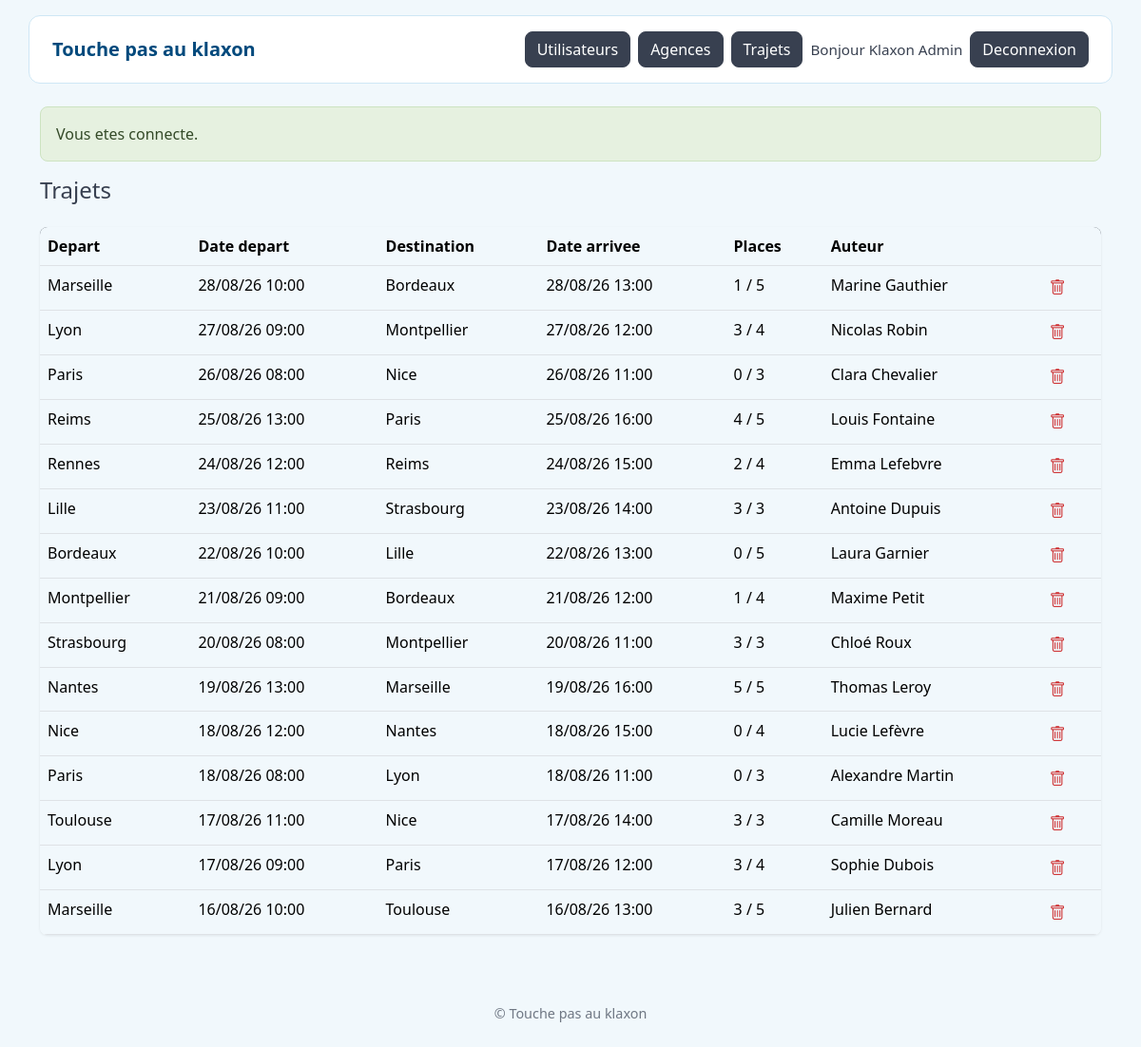
Page /admin/trajets (signed in) on the committed database.
### tables this page shows
CREATE TABLE utilisateur (
    id_utilisateur  INT UNSIGNED AUTO_INCREMENT PRIMARY KEY,
    nom             VARCHAR(80)  NOT NULL,
    prenom          VARCHAR(80)  NOT NULL,
    email           VARCHAR(150) NOT NULL UNIQUE,
    telephone       VARCHAR(20)  NOT NULL,
    mot_de_passe    VARCHAR(255) NOT NULL,
    role            ENUM('utilisateur', 'admin') NOT NULL DEFAULT 'utilisateur'
);

CREATE TABLE trajet (
    id_trajet               INT UNSIGNED AUTO_INCREMENT PRIMARY KEY,
    id_agence_depart        INT UNSIGNED NOT NULL,
    id_agence_arrivee       INT UNSIGNED NOT NULL,
    date_heure_depart       DATETIME NOT NULL,
    date_heure_arrivee      DATETIME NOT NULL,
    nb_places_total         TINYINT UNSIGNED NOT NULL,
    nb_places_disponibles   TINYINT UNSIGNED NOT NULL,
    id_utilisateur          INT UNSIGNED NOT NULL,

    CONSTRAINT fk_trajet_agence_depart
        FOREIGN KEY (id_agence_depart) REFERENCES agence(id_agence)
        ON DELETE RESTRICT ON UPDATE RESTRICT,

    CONSTRAINT fk_trajet_agence_arrivee
        FOREIGN KEY (id_agence_arrivee) REFERENCES agence(id_agence)
        ON DELETE RESTRICT ON UPDATE RESTRICT,

    CONSTRAINT fk_trajet_utilisateur
        FOREIGN KEY (id_utilisateur) REFERENCES utilisateur(id_utilisateur)
        ON DELETE CASCADE ON UPDATE CASCADE,

    CONSTRAINT chk_agences_differentes
        CHECK (id_agence_depart <> id_agence_arrivee),

    CONSTRAINT chk_dates_coherentes
        CHECK (date_heure_arrivee > date_heure_depart),

    CONSTRAINT chk_places_disponibles
        CHECK (nb_places_disponibles <= nb_places_total)
);

CREATE TABLE agence (
    id_agence     INT UNSIGNED AUTO_INCREMENT PRIMARY KEY,
    nom_agence    VARCHAR(100) NOT NULL UNIQUE
);

### src/Core/Controller.php (called while the page is built, shortened)
<?php
abstract class Controller
{
    protected function render(string $view, array $data = []): void
    {
        extract($data);
        $viewFile = dirname(__DIR__) . '/Views/' . $view . '.php';
        $layoutFile = dirname(__DIR__) . '/Views/layouts/main.php';
        require $viewFile;
        $content = ob_get_clean();
        require $layoutFile;
    }
}

### src/Controllers/AdminController.php (called while the page is built, shortened)
<?php
final class AdminController extends Controller
{
    public function trajets(): void
    {
        $this->render('admin/trajets', [
            'title'   => 'Trajets',
            'trajets' => Trajet::all(),
        ]);
    }
}

### public/index.php (called while the page is built, shortened)
<?php
$router = new Router();
$router->dispatch($_SERVER['REQUEST_METHOD'], $_SERVER['REQUEST_URI']);

### src/Models/Trajet.php (called while the page is built, shortened)
<?php
final class Trajet extends Model
{
    public static function all(): array
    {
        $sql = <<<SQL
            SELECT
                t.*,
                ad.nom_agence AS agence_depart,
                aa.nom_agence AS agence_arrivee,
                u.nom AS auteur_nom,
                u.prenom AS auteur_prenom
            FROM trajet t
            INNER JOIN agence ad ON ad.id_agence = t.id_agence_depart
            INNER JOIN agence aa ON aa.id_agence = t.id_agence_arrivee
            INNER JOIN utilisateur u ON u.id_utilisateur = t.id_utilisateur
            ORDER BY t.date_heure_depart DESC
        SQL;
        return self::pdo()->query($sql)->fetchAll();
    }
}

### src/Core/Auth.php (called while the page is built, shortened)
<?php
final class Auth
{
    public static function check(): bool
    {
        return isset($_SESSION[self::SESSION_KEY]);
    }
    public static function user(): ?array
    {
        return User::find((int) $_SESSION[self::SESSION_KEY]);
    }
}

### src/Core/Database.php (called while the page is built, shortened)
<?php
final class Database
{
    private static ?PDO $instance = null;
    public static function getInstance(): PDO
    {
        if (self::$instance === null) {
            $config = require dirname(__DIR__, 2) . '/config/config.php';
            $dsn = sprintf(
                'mysql:host=%s;port=%s;dbname=%s;charset=utf8mb4',
                $config['db']['host'],
                $config['db']['port'],
                $config['db']['name']
            );
            try {
                self::$instance = new PDO(
                    $dsn,
                    $config['db']['user'],
                    $config['db']['password'],
                    [
                        PDO::ATTR_ERRMODE            => PDO::ERRMODE_EXCEPTION,
                        PDO::ATTR_DEFAULT_FETCH_MODE  => PDO::FETCH_ASSOC,
                        PDO::ATTR_EMULATE_PREPARES    => false,
                    ]
                );
            } catch (PDOException $exception) {
                throw new PDOException(
                    'Connexion a la base de donnees impossible : ' . $exception->getMessage()
                );
            }
        }
        return self::$instance;
    }
}

### src/Core/Model.php (called while the page is built, shortened)
<?php
abstract class Model
{
    protected static function pdo(): PDO
    {
        return Database::getInstance();
    }
}

### src/Models/User.php (called while the page is built, shortened)
<?php
final class User extends Model
{
    public static function find(int $id): ?array
    {
        $stmt = self::pdo()->prepare('SELECT * FROM utilisateur WHERE id_utilisateur = :id');
        $stmt->execute(['id' => $id]);
        $user = $stmt->fetch();
        return $user === false ? null : $user;
    }
}

### src/autoload.php (called while the page is built, shortened)
<?php
spl_autoload_register(function (string $class): void {
    $prefix = 'App\\';
    $relative = substr($class, strlen($prefix));
    $file = __DIR__ . '/' . str_replace('\\', '/', $relative) . '.php';
});

### src/Core/FlashMessage.php (called while the page is built, shortened)
<?php
final class FlashMessage
{
    public static function pull(): array
    {
        $messages = $_SESSION[self::SESSION_KEY] ?? [];
        return $messages;
    }
}

### src/Views/admin/trajets.php (the view, shortened to what this page needs)
<h1 class="h4 mb-4">Trajets</h1>
<table class="table app-table">
    <thead>
        <tr>
            <th>Depart</th>
            <th>Date depart</th>
            <th>Destination</th>
            <th>Date arrivee</th>
            <th>Places</th>
            <th>Auteur</th>
            <th></th>
        </tr>
    </thead>
    <tbody>
        <?php foreach ($trajets as $trajet) :
            $depart = new DateTime($trajet['date_heure_depart']);
            $arrivee = new DateTime($trajet['date_heure_arrivee']);
        ?>
        <tr>
            <td><?= htmlspecialchars($trajet['agence_depart']) ?></td>
            <td><?= $depart->format('d/m/y H:i') ?></td>
            <td><?= htmlspecialchars($trajet['agence_arrivee']) ?></td>
            <td><?= $arrivee->format('d/m/y H:i') ?></td>
            <td><?= (int) $trajet['nb_places_disponibles'] ?> / <?= (int) $trajet['nb_places_total'] ?></td>
            <td><?= htmlspecialchars($trajet['auteur_prenom'] . ' ' . $trajet['auteur_nom']) ?></td>
            <td>
                <form method="post" action="/admin/trajets/<?= (int) $trajet['id_trajet'] ?>/supprimer" class="d-inline m-0"
                      onsubmit="return confirm('Supprimer ce trajet ?');">
                    <button type="submit" class="btn-icon text-danger" title="Supprimer">
                        <i class="bi bi-trash"></i>
                    </button>
                </form>
            </td>
        </tr>
        <?php endforeach; ?>
    </tbody>
</table>

### src/Core/Router.php (shortened to what this page needs)
<?php
final class Router
{
    private array $routes = [
        'GET'  => [],
        'POST' => [],
    ];
    public function get(string $path, string $controller, string $method): void
    {
        $this->routes['GET'][$path] = [$controller, $method];
    }
    public function post(string $path, string $controller, string $method): void
    {
        $this->routes['POST'][$path] = [$controller, $method];
    }
    public function dispatch(string $httpMethod, string $uri): void
    {
        $uri = parse_url($uri, PHP_URL_PATH) ?? '/';
        $uri = rtrim($uri, '/');
        foreach ($this->routes[$httpMethod] ?? [] as $pattern => [$controllerClass, $action]) {
            $params = $this->match($pattern, $uri);
            if ($params === null) {
                continue;
            }
            $controller = new $controllerClass();
            call_user_func_array([$controller, $action], $params);
            return;
        }
    }
    private function match(string $pattern, string $uri): ?array
    {
        $patternRegex = preg_replace('#\{[a-zA-Z_]+\}#', '([^/]+)', $pattern);
        $patternRegex = '#^' . $patternRegex . '$#';
        if (preg_match($patternRegex, $uri, $matches)) {
            array_shift($matches);
            return $matches;
        }
        return null;
    }
}

### src/Views/layouts/main.php (shortened to what this page needs)
<?php
$currentUser = Auth::user();
?>
<!DOCTYPE html>
<html lang="fr">
<head>
    <link rel="stylesheet" href="/assets/css/app.css">
    <link rel="stylesheet" href="https://cdnjs.cloudflare.com/ajax/libs/bootstrap-icons/1.11.3/font/bootstrap-icons.min.css">
</head>
<body>
    <header class="app-header d-flex justify-content-between align-items-center px-4 py-3 mb-4">
        <?php if ($currentUser !== null && $currentUser['role'] === 'admin') : ?>
            <a class="app-brand" href="/admin">Touche pas au klaxon</a>
            <nav class="d-flex align-items-center gap-2">
                <a class="btn btn-secondary" href="/admin/utilisateurs">Utilisateurs</a>
                <a class="btn btn-secondary" href="/admin/agences">Agences</a>
                <a class="btn btn-secondary" href="/admin/trajets">Trajets</a>
                <span class="app-username">Bonjour <?= htmlspecialchars($currentUser['prenom'] . ' ' . $currentUser['nom']) ?></span>
                <form method="post" action="/deconnexion" class="m-0">
                    <button type="submit" class="btn btn-dark">Deconnexion</button>
                </form>
            </nav>
        <?php endif; ?>
    </header>
    <main class="container">
        <?php foreach (FlashMessage::pull() as $flash) : ?>
            <div class="alert alert-<?= htmlspecialchars($flash['type']) ?>" role="alert">
                <?= htmlspecialchars($flash['message']) ?>
            </div>
        <?php endforeach; ?>
        <?= $content ?>
    </main>
    <footer class="app-footer text-center py-4 mt-5">
        &copy; Touche pas au klaxon
    </footer>
</body>
</html>

### rows in the picture
utilisateur: prenom+nom "Klaxon Admin"
trajet: id_agence_depart.nom_agence "Marseille", date_heure_depart "28/08/26 10:00", id_agence_arrivee.nom_agence "Bordeaux", date_heure_arrivee "28/08/26 13:00", nb_places_disponibles "1", nb_places_total "5", id_utilisateur.nom "Marine Gauthier"
trajet: id_agence_depart.nom_agence "Lyon", date_heure_depart "27/08/26 09:00", id_agence_arrivee.nom_agence "Montpellier", date_heure_arrivee "27/08/26 12:00", nb_places_disponibles "3", nb_places_total "4", id_utilisateur.nom "Nicolas Robin"
trajet: id_agence_depart.nom_agence "Paris", date_heure_depart "26/08/26 08:00", id_agence_arrivee.nom_agence "Nice", date_heure_arrivee "26/08/26 11:00", nb_places_disponibles "0", nb_places_total "3", id_utilisateur.nom "Clara Chevalier"
trajet: id_agence_depart.nom_agence "Reims", date_heure_depart "25/08/26 13:00", id_agence_arrivee.nom_agence "Paris", date_heure_arrivee "25/08/26 16:00", nb_places_disponibles "4", nb_places_total "5", id_utilisateur.nom "Louis Fontaine"
trajet: id_agence_depart.nom_agence "Rennes", date_heure_depart "24/08/26 12:00", id_agence_arrivee.nom_agence "Reims", date_heure_arrivee "24/08/26 15:00", nb_places_disponibles "2", nb_places_total "4", id_utilisateur.nom "Emma Lefebvre"
trajet: id_agence_depart.nom_agence "Lille", date_heure_depart "23/08/26 11:00", id_agence_arrivee.nom_agence "Strasbourg", date_heure_arrivee "23/08/26 14:00", nb_places_disponibles "3", nb_places_total "3", id_utilisateur.nom "Antoine Dupuis"
trajet: id_agence_depart.nom_agence "Bordeaux", date_heure_depart "22/08/26 10:00", id_agence_arrivee.nom_agence "Lille", date_heure_arrivee "22/08/26 13:00", nb_places_disponibles "0", nb_places_total "5", id_utilisateur.nom "Laura Garnier"
trajet: id_agence_depart.nom_agence "Montpellier", date_heure_depart "21/08/26 09:00", id_agence_arrivee.nom_agence "Bordeaux", date_heure_arrivee "21/08/26 12:00", nb_places_disponibles "1", nb_places_total "4", id_utilisateur.nom "Maxime Petit"
trajet: id_agence_depart.nom_agence "Strasbourg", date_heure_depart "20/08/26 08:00", id_agence_arrivee.nom_agence "Montpellier", date_heure_arrivee "20/08/26 11:00", nb_places_disponibles "3", nb_places_total "3", id_utilisateur.nom "Chloé Roux"
trajet: id_agence_depart.nom_agence "Nantes", date_heure_depart "19/08/26 13:00", id_agence_arrivee.nom_agence "Marseille", date_heure_arrivee "19/08/26 16:00", nb_places_disponibles "5", nb_places_total "5", id_utilisateur.nom "Thomas Leroy"
trajet: id_agence_depart.nom_agence "Nice", date_heure_depart "18/08/26 12:00", id_agence_arrivee.nom_agence "Nantes", date_heure_arrivee "18/08/26 15:00", nb_places_disponibles "0", nb_places_total "4", id_utilisateur.nom "Lucie Lefèvre"
trajet: id_agence_depart.nom_agence "Paris", date_heure_depart "18/08/26 08:00", id_agence_arrivee.nom_agence "Lyon", date_heure_arrivee "18/08/26 11:00", nb_places_disponibles "0", nb_places_total "3", id_utilisateur.nom "Alexandre Martin"
trajet: id_agence_depart.nom_agence "Toulouse", date_heure_depart "17/08/26 11:00", id_agence_arrivee.nom_agence "Nice", date_heure_arrivee "17/08/26 14:00", nb_places_disponibles "3", nb_places_total "3", id_utilisateur.nom "Camille Moreau"
trajet: id_agence_depart.nom_agence "Lyon", date_heure_depart "17/08/26 09:00", id_agence_arrivee.nom_agence "Paris", date_heure_arrivee "17/08/26 12:00", nb_places_disponibles "3", nb_places_total "4", id_utilisateur.nom "Sophie Dubois"
trajet: id_agence_depart.nom_agence "Marseille", date_heure_depart "16/08/26 10:00", id_agence_arrivee.nom_agence "Toulouse", date_heure_arrivee "16/08/26 13:00", nb_places_disponibles "3", nb_places_total "5", id_utilisateur.nom "Julien Bernard"

### other values in the picture
$flash['message'] "Vous etes connecte."
